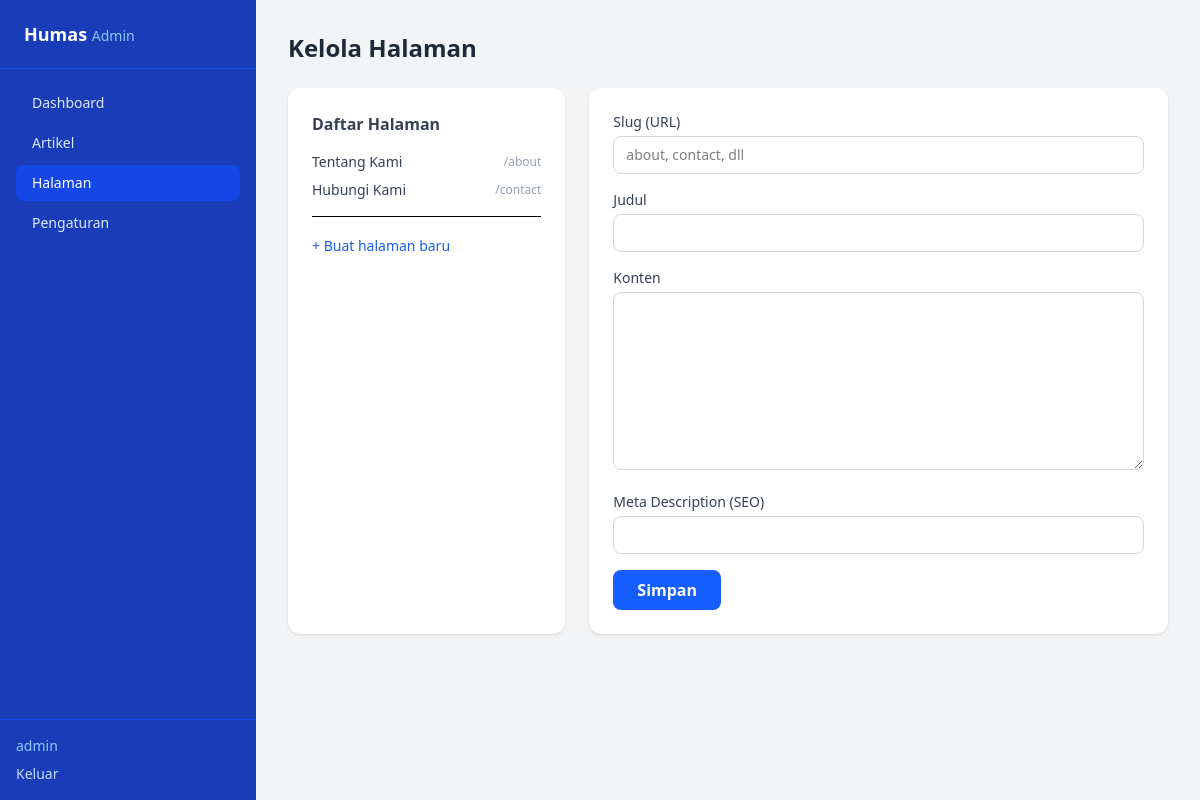
Screenshot of /admin/pages.php (signed in) with the database file from the repository.
### tables this page shows
CREATE TABLE IF NOT EXISTS pages (
  id               INT AUTO_INCREMENT PRIMARY KEY,
  slug             VARCHAR(100) UNIQUE NOT NULL,
  title            VARCHAR(255) NOT NULL,
  content          LONGTEXT,
  meta_description VARCHAR(255),
  updated_at       TIMESTAMP DEFAULT CURRENT_TIMESTAMP ON UPDATE CURRENT_TIMESTAMP
);

### includes/functions.php (called while the page is built, shortened)
<?php
function sanitize(string $str): string {
    return htmlspecialchars(strip_tags(trim($str)), ENT_QUOTES, 'UTF-8');
}
function getSettings(): array {
    static $settings = null;
    if ($settings === null) {
        $pdo = getPDO();
        $rows = $pdo->query("SELECT `key`, value FROM settings")->fetchAll();
        $settings = array_column($rows, 'value', 'key');
    }
    return $settings;
}
function getSetting(string $key, string $default = ''): string {
    $settings = getSettings();
    return $settings[$key] ?? $default;
}

### admin/pages.php (the view, shortened to what this page needs)
<?php
require_once __DIR__ . '/../includes/functions.php';
$pdo    = getPDO();
$editSlug = $_GET['slug'] ?? '';
$editPage = null;
$pages = $pdo->query("SELECT slug, title, updated_at FROM pages ORDER BY slug")->fetchAll();
?>
<!DOCTYPE html>
<html lang="id">
<head>
    <link rel="stylesheet" href="<?= BASE_URL ?>/assets/css/output.css">
</head>
<body class="bg-gray-100 min-h-screen">
    <?php include __DIR__ . '/partials/sidebar.php'; ?>
    <main class="ml-64 p-8">
        <h1 class="text-2xl font-bold text-gray-800 mb-6">Kelola Halaman</h1>
        <div class="grid grid-cols-3 gap-6">
            <div class="bg-white rounded-xl shadow p-6">
                <h2 class="font-semibold text-gray-700 mb-4">Daftar Halaman</h2>
                <ul class="space-y-2 text-sm">
                    <?php foreach ($pages as $p): ?>
                    <li>
                        <a href="?slug=<?= urlencode($p['slug']) ?>"
                           class="flex justify-between items-center hover:text-blue-600 <?= $editSlug === $p['slug'] ? 'text-blue-600 font-medium' : 'text-gray-700' ?>">
                            <span><?= sanitize($p['title']) ?></span>
                            <span class="text-xs text-gray-400">/<?= sanitize($p['slug']) ?></span>
                        </a>
                    </li>
                    <?php endforeach; ?>
                </ul>
                <hr class="my-4">
                <a href="?slug=" class="text-sm text-blue-600 hover:underline">+ Buat halaman baru</a>
            </div>
            <div class="col-span-2">
                <form method="POST" class="bg-white rounded-xl shadow p-6 space-y-4">
                    <div>
                        <label class="block text-sm font-medium text-gray-700 mb-1">Slug (URL)</label>
                        <input type="text" name="slug"
                            value="<?= sanitize($editPage['slug'] ?? '') ?>"
                            class="w-full border border-gray-300 rounded-lg px-3 py-2 text-sm focus:outline-none focus:ring-2 focus:ring-blue-500"
                            placeholder="about, contact, dll">
                    </div>
                    <div>
                        <label class="block text-sm font-medium text-gray-700 mb-1">Judul</label>
                        <input type="text" name="title"
                            value="<?= sanitize($editPage['title'] ?? '') ?>"
                            class="w-full border border-gray-300 rounded-lg px-3 py-2 text-sm focus:outline-none focus:ring-2 focus:ring-blue-500">
                    </div>
                    <div>
                        <label class="block text-sm font-medium text-gray-700 mb-1">Konten</label>
                        <textarea name="content" rows="8"
                            class="w-full border border-gray-300 rounded-lg px-3 py-2 text-sm focus:outline-none focus:ring-2 focus:ring-blue-500"><?= sanitize($editPage['content'] ?? '') ?></textarea>
                    </div>
                    <div>
                        <label class="block text-sm font-medium text-gray-700 mb-1">Meta Description (SEO)</label>
                        <input type="text" name="meta_description"
                            value="<?= sanitize($editPage['meta_description'] ?? '') ?>"
                            class="w-full border border-gray-300 rounded-lg px-3 py-2 text-sm focus:outline-none focus:ring-2 focus:ring-blue-500">
                    </div>
                    <button type="submit"
                        class="bg-blue-600 hover:bg-blue-700 text-white font-semibold px-6 py-2 rounded-lg transition">
                        Simpan
                    </button>
                </form>
            </div>
        </div>
    </main>
</body>
</html>

### admin/partials/sidebar.php
<?php
$currentPage = basename($_SERVER['PHP_SELF']);
function navLink(string $href, string $label, string $current): string {
    $active = basename($href) === $current ? 'bg-blue-700 text-white' : 'text-blue-100 hover:bg-blue-700';
    return "<a href=\"$href\" class=\"flex items-center px-4 py-2 rounded-lg text-sm $active transition\">$label</a>";
}
?>
<aside class="fixed top-0 left-0 h-full w-64 bg-blue-800 text-white flex flex-col">
    <div class="px-6 py-5 text-lg font-bold border-b border-blue-700">
        <?= htmlspecialchars(getSetting('site_name', 'Humas')) ?> <span class="text-blue-300 text-sm font-normal">Admin</span>
    </div>
    <nav class="flex-1 px-4 py-4 space-y-1">
        <?= navLink(BASE_URL . '/admin/dashboard.php', 'Dashboard', $currentPage) ?>
        <?= navLink(BASE_URL . '/admin/posts.php', 'Artikel', $currentPage) ?>
        <?= navLink(BASE_URL . '/admin/pages.php', 'Halaman', $currentPage) ?>
        <?= navLink(BASE_URL . '/admin/settings.php', 'Pengaturan', $currentPage) ?>
    </nav>
    <div class="px-4 py-4 border-t border-blue-700 text-sm">
        <span class="text-blue-300"><?= htmlspecialchars($_SESSION[ADMIN_SESSION_KEY]['username'] ?? '') ?></span>
        <a href="<?= BASE_URL ?>/admin/logout.php" class="block mt-2 text-blue-200 hover:text-white">Keluar</a>
    </div>
</aside>

### rows the page displays
pages: title "Tentang Kami", slug "about"
pages: title "Hubungi Kami", slug "contact"

### other values shown
getSetting('site_name', 'Humas') "Humas"
$label "Dashboard Artikel Halaman Pengaturan"
$_SESSION[ADMIN_SESSION_KEY]['username'] "admin"
